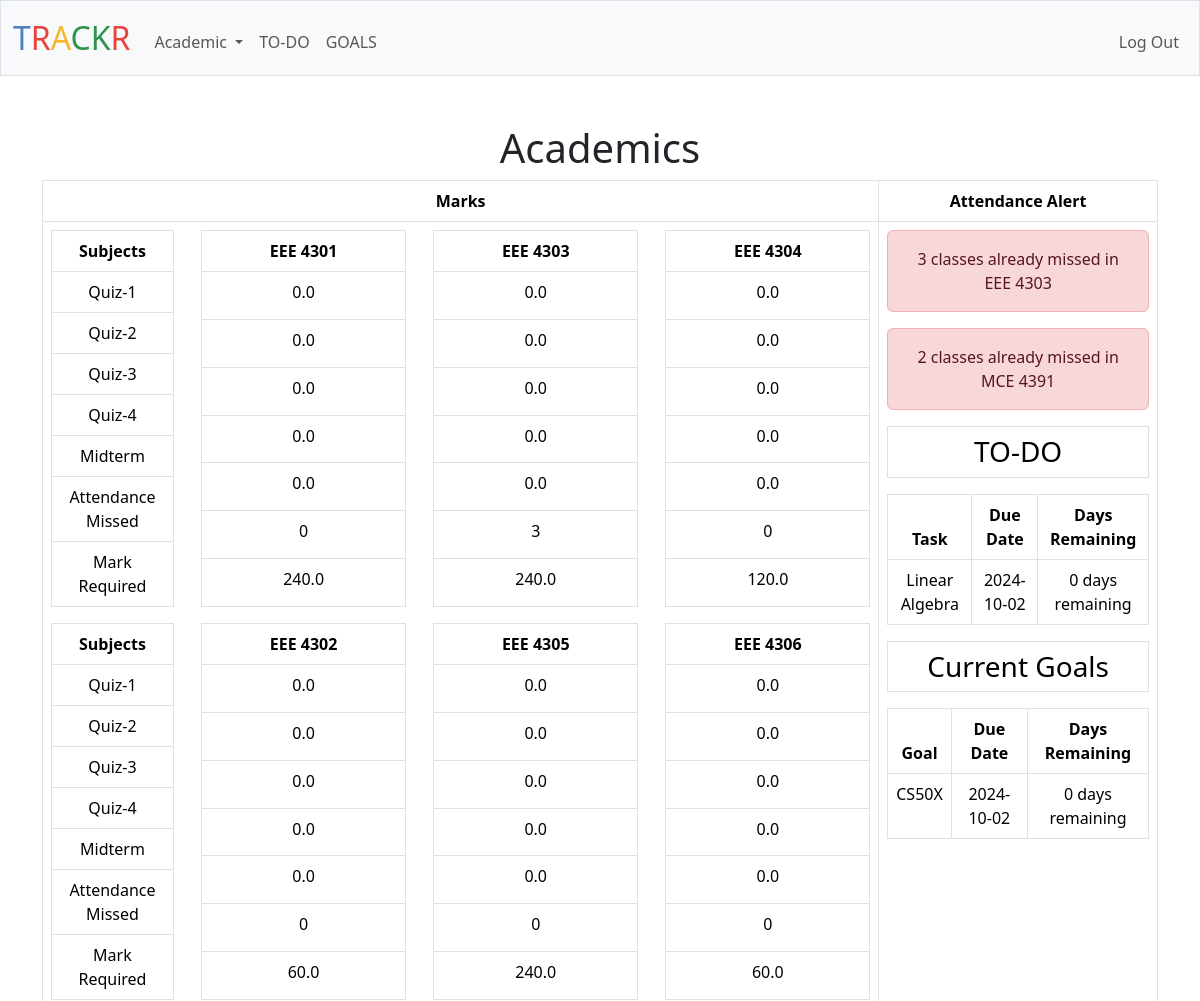
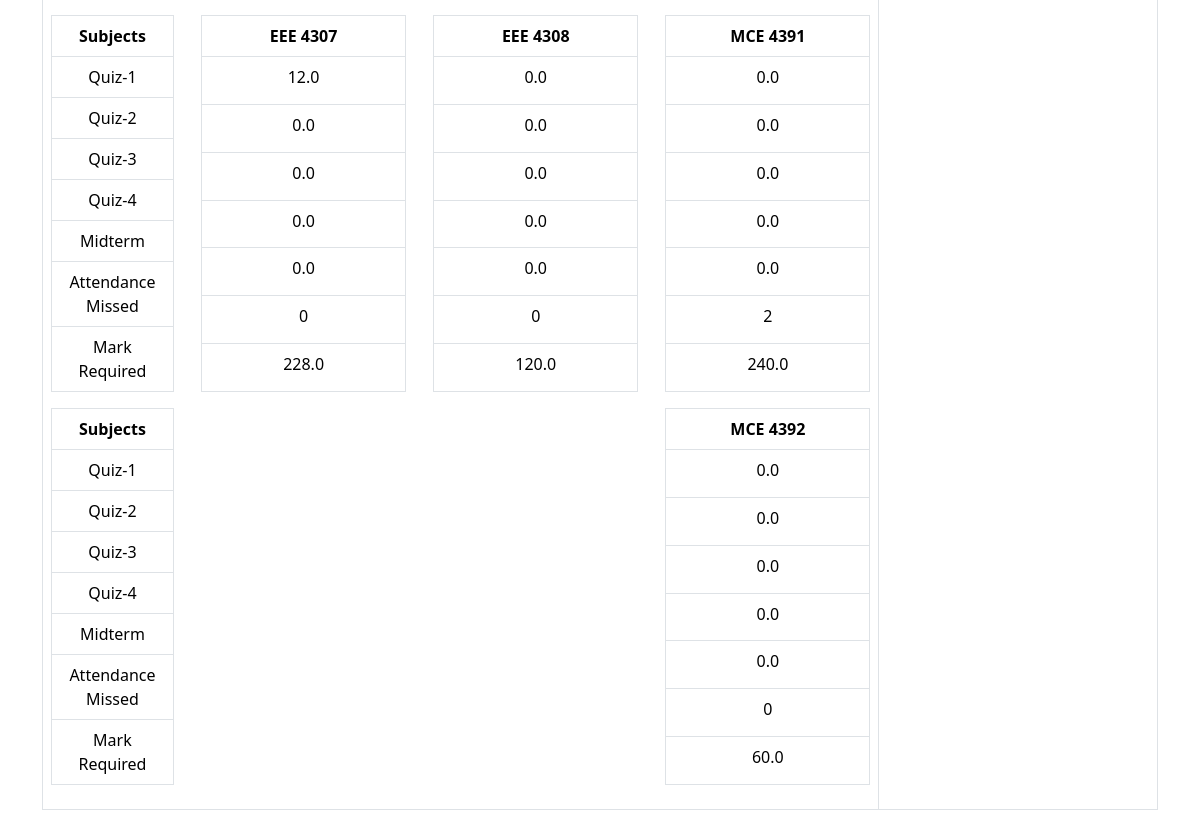
The app's page / (signed in) with its own data (2 pictures, top to bottom).
### tables this page shows
CREATE TABLE EEE_4301 (student_id INTEGER, quiz1 REAL DEFAULT 0, quiz2 REAL DEFAULT 0, quiz3 REAL DEFAULT 0, quiz4 REAL DEFAULT 0, midterm REAL DEFAULT 0, missing_attendance INTEGER DEFAULT 0, credit INTEGER, FOREIGN KEY(student_id) REFERENCES students(id));

CREATE TABLE EEE_4303 (student_id INTEGER, quiz1 REAL DEFAULT 0, quiz2 REAL DEFAULT 0, quiz3 REAL DEFAULT 0, quiz4 REAL DEFAULT 0, midterm REAL DEFAULT 0, missing_attendance INTEGER DEFAULT 0, credit INTEGER, FOREIGN KEY(student_id) REFERENCES students(id));

CREATE TABLE EEE_4304 (student_id INTEGER, quiz1 REAL DEFAULT 0, quiz2 REAL DEFAULT 0, quiz3 REAL DEFAULT 0, quiz4 REAL DEFAULT 0, midterm REAL DEFAULT 0, missing_attendance INTEGER DEFAULT 0, credit INTEGER, FOREIGN KEY(student_id) REFERENCES students(id));

CREATE TABLE EEE_4302 (student_id INTEGER, quiz1 REAL DEFAULT 0, quiz2 REAL DEFAULT 0, quiz3 REAL DEFAULT 0, quiz4 REAL DEFAULT 0, midterm REAL DEFAULT 0, missing_attendance INTEGER DEFAULT 0, credit INTEGER, FOREIGN KEY(student_id) REFERENCES students(id));

CREATE TABLE EEE_4305 (student_id INTEGER, quiz1 REAL DEFAULT 0, quiz2 REAL DEFAULT 0, quiz3 REAL DEFAULT 0, quiz4 REAL DEFAULT 0, midterm REAL DEFAULT 0, missing_attendance INTEGER DEFAULT 0, credit INTEGER, FOREIGN KEY(student_id) REFERENCES students(id));

CREATE TABLE EEE_4306 (student_id INTEGER, quiz1 REAL DEFAULT 0, quiz2 REAL DEFAULT 0, quiz3 REAL DEFAULT 0, quiz4 REAL DEFAULT 0, midterm REAL DEFAULT 0, missing_attendance INTEGER DEFAULT 0, credit INTEGER, FOREIGN KEY(student_id) REFERENCES students(id));

CREATE TABLE EEE_4307 (student_id INTEGER, quiz1 REAL DEFAULT 0, quiz2 REAL DEFAULT 0, quiz3 REAL DEFAULT 0, quiz4 REAL DEFAULT 0, midterm REAL DEFAULT 0, missing_attendance INTEGER DEFAULT 0, credit INTEGER, FOREIGN KEY(student_id) REFERENCES students(id));

CREATE TABLE EEE_4308 (student_id INTEGER, quiz1 REAL DEFAULT 0, quiz2 REAL DEFAULT 0, quiz3 REAL DEFAULT 0, quiz4 REAL DEFAULT 0, midterm REAL DEFAULT 0, missing_attendance INTEGER DEFAULT 0, credit INTEGER, FOREIGN KEY(student_id) REFERENCES students(id));

CREATE TABLE MCE_4391 (student_id INTEGER, quiz1 REAL DEFAULT 0, quiz2 REAL DEFAULT 0, quiz3 REAL DEFAULT 0, quiz4 REAL DEFAULT 0, midterm REAL DEFAULT 0, missing_attendance INTEGER DEFAULT 0, credit INTEGER, FOREIGN KEY(student_id) REFERENCES students(id));

CREATE TABLE MCE_4392 (student_id INTEGER, quiz1 REAL DEFAULT 0, quiz2 REAL DEFAULT 0, quiz3 REAL DEFAULT 0, quiz4 REAL DEFAULT 0, midterm REAL DEFAULT 0, missing_attendance INTEGER DEFAULT 0, credit INTEGER, FOREIGN KEY(student_id) REFERENCES students(id));

### app.py (the view)
@app.route("/")
@login_required
def index():
    student_id = session["user_id"]
    subjects_json = db.execute("SELECT subjects FROM students WHERE id = ?", student_id)[0]["subjects"]
    subjects = json.loads(subjects_json)
    subjects_info = []
    for subject in subjects:
        sanitized_subject = re.sub(r'\W+', '_', subject)
        subject_info = db.execute(f"SELECT quiz1, quiz2, quiz3, quiz4, midterm, missing_attendance, credit FROM {sanitized_subject} WHERE student_id = ?", student_id)[0]
        subjects_info.append({"name": subject, "info": subject_info})
    goals_json = db.execute("SELECT goals FROM students WHERE id = ?", session["user_id"])[0]["goals"]
    tasks_json = db.execute("SELECT todos FROM students WHERE id = ?", session["user_id"])
    if goals_json:
        goals=json.loads(goals_json)
    else:
        goals=[]
    if tasks_json and tasks_json[0]["todos"]:
        tasks = json.loads(tasks_json[0]["todos"])
    else:
        tasks = []
    return render_template("index.html", subjects=subjects_info, goals=goals,tasks=tasks)

### app.py (called while the page is built)
@app.after_request
def after_request(response):
    response.headers["Cache-Control"] = "no-cache, no-store, must-revalidate"
    response.headers["Expires"] = 0
    response.headers["Pragma"] = "no-cache"
    return response

### helpers.py (called while the page is built)
def login_required(f):
    @wraps(f)
    def decorated_function(*args, **kwargs):
        if session.get("user_id") is None:
            return redirect("/login")
        return f(*args, **kwargs)
    return decorated_function

def days_until(target_date_str):
    today = date.today()
    try:
        target_date = datetime.strptime(target_date_str, "%Y-%m-%d").date()
        delta = target_date - today
        return delta.days
    except ValueError:
        return "Invalid date"

### templates/index.html (shortened to what this page needs)
{% extends "layout.html" %}
{% block main %}
<h1>Academics</h1>
<table class="table table-bordered">
  <thead class="thead-dark">
    <tr>
      <th style="width: 75%;">Marks</th>
      <th style="width: 25%;">Attendance Alert</th>
    </tr>
  </thead>
  <tbody>
    <tr>
      <td style="width: 75%;">
        <div class="d-flex justify-content-between flex-wrap">
          <table class="table table-bordered mb-3" style="width: 15%;">
            <thead class="thead-light">
              <tr>
                <th>Subjects</th>
              </tr>
            </thead>
            <tbody>
              <tr><td>Quiz-1</td></tr>
              <tr><td>Quiz-2</td></tr>
              <tr><td>Quiz-3</td></tr>
              <tr><td>Quiz-4</td></tr>
              <tr><td>Midterm</td></tr>
              <tr><td>Attendance Missed</td></tr>
              <tr><td>Mark Required</td></tr>
            </tbody>
          </table>
          {% for subject in subjects %}
          <table class="table table-bordered mb-3" style="width: 25%;">
            <thead class="thead-light">
              <tr>
                <th>{{ subject.name }}</th>
              </tr>
            </thead>
            <tbody>
              {% set values = subject['info'].values() | list %}
              {% set marks = values[:-2] | sum %}
              {% for value in values[:-1] %}
              <tr>
                <td>{{ value }}</td>
              </tr>
              {% endfor %}
              <tr>
                <td>{{ values[-1] * 80 - marks }}</td>
              </tr>
            </tbody>
          </table>
          {% if loop.index % 3 == 0 %}
          </div>
          <div class="d-flex justify-content-between flex-wrap">
            <table class="table table-bordered mb-3" style="width: 15%;">
              <thead class="thead-light">
                <tr>
                  <th>Subjects</th>
                </tr>
              </thead>
              <tbody>
                <tr><td>Quiz-1</td></tr>
                <tr><td>Quiz-2</td></tr>
                <tr><td>Quiz-3</td></tr>
                <tr><td>Quiz-4</td></tr>
                <tr><td>Midterm</td></tr>
                <tr><td>Attendance Missed</td></tr>
                <tr><td>Mark Required</td></tr>
              </tbody>
            </table>
          {% endif %}
          {% endfor %}
        </div>
      </td>
      <td style="width: 25%;">
        {% for subject in subjects %}
          {% if subject['info']['missing_attendance'] >= 2 %}
          <div class="alert alert-danger" role="alert">
            {{ subject['info']['missing_attendance'] }} classes already missed in {{ subject.name }}
          </div>
          {% endif %}
        {% endfor %}
        <h3 class="border p-2 my-3 text-center">TO-DO</h3>
        <table class="table table-bordered">
          <thead>
            <tr>
              <th>Task</th>
              <th>Due Date</th>
              <th>Days Remaining</th>
            </tr>
          </thead>
          <tbody>
            {% for task in tasks %}
            <tr>
              <td>{{ task['todo'] }}</td>
              <td>{{ task['time_limit'] }}</td>
              <td>{{ task['time_limit']|days_until }} days remaining</td>
            </tr>
            {% endfor %}
          </tbody>
        </table>
        <h3 class="border p-2 my-3 text-center">Current Goals</h3>
        <table class="table table-bordered">
          <thead>
            <tr>
              <th>Goal</th>
              <th>Due Date</th>
              <th>Days Remaining</th>
            </tr>
          </thead>
          <tbody>
            {% for goal in goals %}
            <tr>
              <td>{{ goal.goal }}</td>
              <td>{{ goal.time }}</td>
              <td>{{ goal.time |days_until }} days remaining</td>
            </tr>
            {% endfor %}
          </tbody>
        </table>
      </td>
    </tr>
  </tbody>
</table>
{% endblock %}

### templates/layout.html (shortened to what this page needs)
<!DOCTYPE html>
<html lang="en">
    <head>
        <link href="https://cdn.jsdelivr.net/npm/bootstrap@5.3.3/dist/css/bootstrap.min.css" rel="stylesheet">
        <link href="/static/styles.css" rel="stylesheet">
    </head>
    <body>
        <nav class="bg-light border navbar navbar-expand-md navbar-light">
            <div class="container-fluid">
                <a class="navbar-brand" href="/"><span class="blue">T</span><span class="red">R</span><span class="yellow">A</span><span class="green">CK</span><span class="red">R</span></a>
                <div class="collapse navbar-collapse" id="navbar">
                    {% if session["user_id"] %}
                        <ul class="navbar-nav me-auto mt-2">
                            <li class="nav-item dropdown">
                                <a class="nav-link dropdown-toggle" href="#" id="academicDropdown" role="button" data-bs-toggle="dropdown" aria-expanded="false">
                                    Academic
                                </a>
                            </li>
                          <li class="nav-item"><a class="nav-link" href="/todo">TO-DO</a></li>
                            <li class="nav-item"><a class="nav-link" href="/goals">GOALS</a></li>
                        </ul>
                        <ul class="navbar-nav ms-auto mt-2">
                            <li class="nav-item"><a class="nav-link" href="/logout">Log Out</a></li>
                        </ul>
                    {% else %}
                        <ul class="navbar-nav ms-auto mt-2">
                            <li class="nav-item"><a class="nav-link" href="/register">Register</a></li>
                            <li class="nav-item"><a class="nav-link" href="/login">Log In</a></li>
                        </ul>
                    {% endif %}
                </div>
            </div>
        </nav>
        <main class="container py-5 text-center">
            {% block main %}{% endblock %}
        </main>
    </body>
</html>

### static/styles.css (style rules this page uses)
nav .navbar-brand { font-size: xx-large; }
nav .navbar-brand .blue { color: #537fbe; }
nav .navbar-brand .red { color: #ea433b; }
nav .navbar-brand .yellow { color: #f5b82e; }
nav .navbar-brand .green { color: #2e944b; }

### records on screen
EEE_4301: quiz1 "0.0", quiz2 "0.0", quiz3 "0.0", quiz4 "0.0", midterm "0.0", values[-1]*80-marks "240.0"
EEE_4303: quiz1 "0.0", quiz2 "0.0", quiz3 "0.0", quiz4 "0.0", midterm "0.0", values[-1]*80-marks "240.0", info.missing_attendance "3"
EEE_4304: quiz1 "0.0", quiz2 "0.0", quiz3 "0.0", quiz4 "0.0", midterm "0.0", values[-1]*80-marks "120.0"
EEE_4302: quiz1 "0.0", quiz2 "0.0", quiz3 "0.0", quiz4 "0.0", midterm "0.0", values[-1]*80-marks "60.0"
EEE_4305: quiz1 "0.0", quiz2 "0.0", quiz3 "0.0", quiz4 "0.0", midterm "0.0", values[-1]*80-marks "240.0"
EEE_4306: quiz1 "0.0", quiz2 "0.0", quiz3 "0.0", quiz4 "0.0", midterm "0.0", values[-1]*80-marks "60.0"
EEE_4307: quiz1 "12.0", quiz2 "0.0", quiz3 "0.0", quiz4 "0.0", midterm "0.0", values[-1]*80-marks "228.0"
EEE_4308: quiz1 "0.0", quiz2 "0.0", quiz3 "0.0", quiz4 "0.0", midterm "0.0", values[-1]*80-marks "120.0"
MCE_4391: quiz1 "0.0", quiz2 "0.0", quiz3 "0.0", quiz4 "0.0", midterm "0.0", values[-1]*80-marks "240.0", info.missing_attendance "2"
MCE_4392: quiz1 "0.0", quiz2 "0.0", quiz3 "0.0", quiz4 "0.0", midterm "0.0", values[-1]*80-marks "60.0"

### other values on screen
{{ subject.name }} "EEE 4301" "EEE 4303" "EEE 4304" "EEE 4302" "EEE 4305" "EEE 4306" "EEE 4307" "EEE 4308" "MCE 4391" "MCE 4392"
{{ value }} "0" "3" "0" "0" "0" "0" "0" "0" "2" "0"
{{ subject.name }} "EEE 4303" "MCE 4391"
{{ task['todo'] }} "Linear Algebra"
{{ task['time_limit'] }} "2024-10-02"
{{ task['time_limit']|days_until }} "0"
{{ goal.goal }} "CS50X"
{{ goal.time }} "2024-10-02"
{{ goal.time |days_until }} "0"
